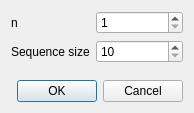
<?xml version="1.0" encoding="UTF-8"?>
<ui version="4.0">
 <class>Settings</class>
 <widget class="QDialog" name="Settings">
  <property name="geometry">
   <rect>
    <x>0</x>
    <y>0</y>
    <width>194</width>
    <height>113</height>
   </rect>
  </property>
  <property name="windowTitle">
   <string>Dialog</string>
  </property>
  <layout class="QVBoxLayout" name="verticalLayout">
   <item>
    <layout class="QFormLayout" name="formLayout">
     <item row="0" column="0">
      <widget class="QLabel" name="nLabel">
       <property name="text">
        <string>n</string>
       </property>
      </widget>
     </item>
     <item row="0" column="1">
      <widget class="QSpinBox" name="n">
       <property name="minimum">
        <number>1</number>
       </property>
       <property name="maximum">
        <number>20</number>
       </property>
      </widget>
     </item>
     <item row="1" column="0">
      <widget class="QLabel" name="sequenceSizeLabel">
       <property name="text">
        <string>Sequence size</string>
       </property>
      </widget>
     </item>
     <item row="1" column="1">
      <widget class="QSpinBox" name="sequenceSize">
       <property name="minimum">
        <number>10</number>
       </property>
       <property name="maximum">
        <number>100</number>
       </property>
      </widget>
     </item>
    </layout>
   </item>
   <item>
    <widget class="QDialogButtonBox" name="buttonBox">
     <property name="orientation">
      <enum>Qt::Horizontal</enum>
     </property>
     <property name="standardButtons">
      <set>QDialogButtonBox::Cancel|QDialogButtonBox::Ok</set>
     </property>
    </widget>
   </item>
  </layout>
 </widget>
 <resources/>
 <connections>
  <connection>
   <sender>buttonBox</sender>
   <signal>accepted()</signal>
   <receiver>Settings</receiver>
   <slot>accept()</slot>
   <hints>
    <hint type="sourcelabel">
     <x>248</x>
     <y>254</y>
    </hint>
    <hint type="destinationlabel">
     <x>157</x>
     <y>274</y>
    </hint>
   </hints>
  </connection>
  <connection>
   <sender>buttonBox</sender>
   <signal>rejected()</signal>
   <receiver>Settings</receiver>
   <slot>reject()</slot>
   <hints>
    <hint type="sourcelabel">
     <x>316</x>
     <y>260</y>
    </hint>
    <hint type="destinationlabel">
     <x>286</x>
     <y>274</y>
    </hint>
   </hints>
  </connection>
 </connections>
</ui>
